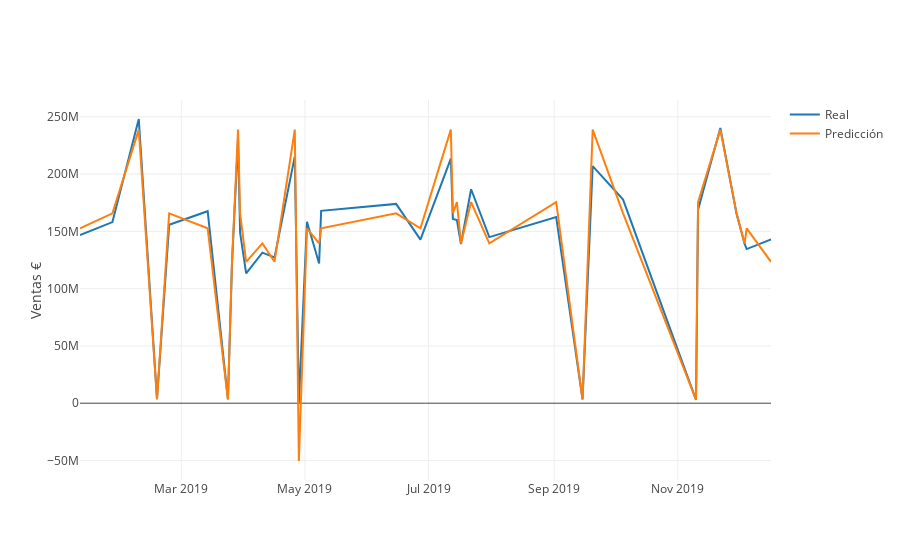

Notebook code for this chart:
### Markdown cell above
Visualizamos

### Code cell
iplot({
    'data': [go.Scatter(
                x=dias,
                y=validation_y * max_value,
                name='Real'
            ),go.Scatter(
                x=dias,
                y=loaded_model.predict(validation_data) * max_value,
                name='Predicción'
    )],
    'layout': go.Layout(
                yaxis={
                    'title': 'Ventas €'
                }
    )
})
